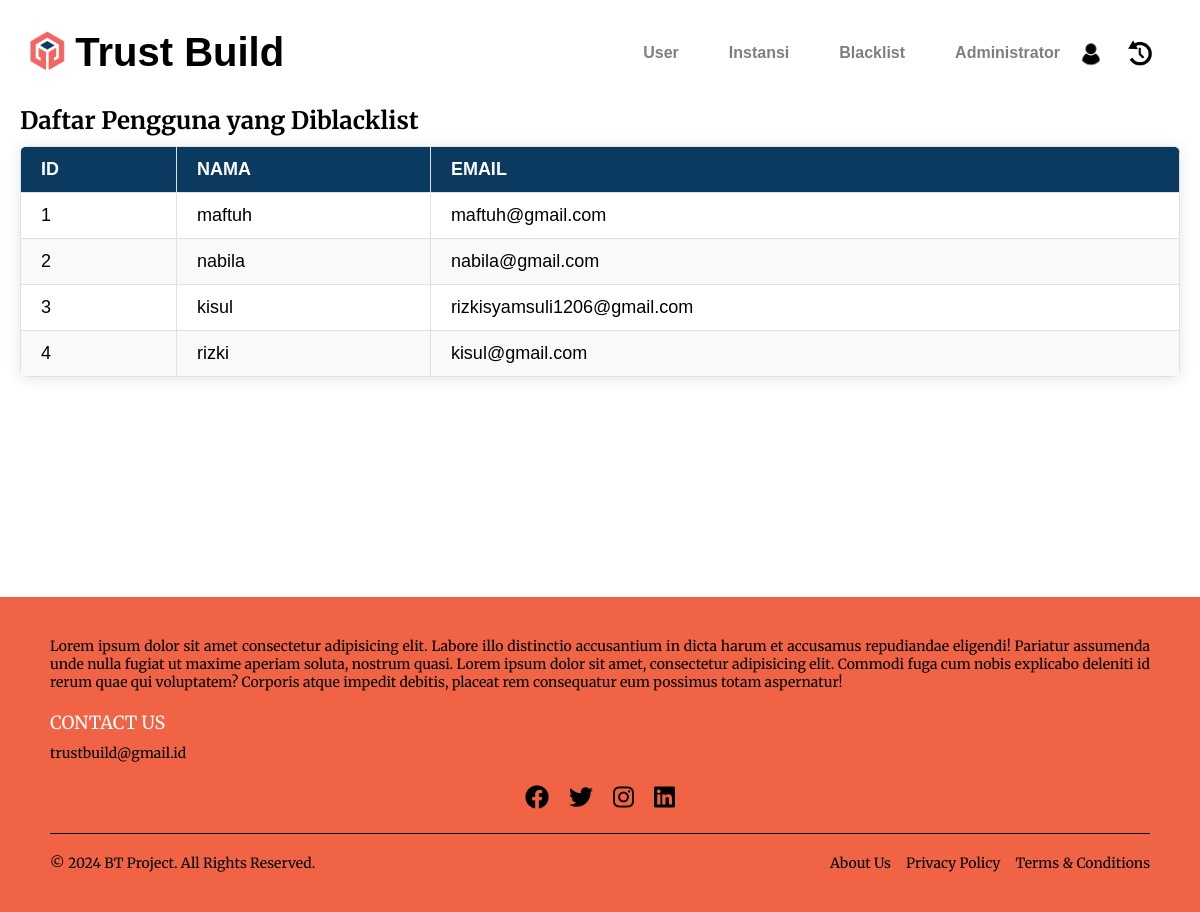
/blacklist.php, run on the app's committed database.
### tables this page shows
CREATE TABLE `users` (
  `id` int(11) NOT NULL,
  `username` varchar(50) NOT NULL,
  `email` varchar(50) NOT NULL,
  `password` varchar(250) NOT NULL,
  `gambar` varchar(200) NOT NULL
);

### db/functions.php (called while the page is built, shortened)
<?php
$connect = mysqli_connect("localhost", "root", "", "trustbuilder");
function query($query) {
    global $connect;
    $result = mysqli_query($connect, $query);
    $rows = [];
    while ($row = mysqli_fetch_assoc($result)) {
        $rows[] = $row;
    }
    return $rows;
}
?>

### blacklist.php (the view, shortened to what this page needs)
<?php
    require 'db/functions.php';
    $blacklist_result = query("SELECT users.id, users.username, users.email FROM blacklist JOIN users ON blacklist.id_user = users.id");
?>
<!DOCTYPE html>
<html lang="en">
<head>
    <link rel="stylesheet" href="css/style.css">
</head>
<body>
    <div class="header">
        <div class="header-left">
            <div class="header-logo">
                <img src="img/logo.png" alt="Logo">
            </div>
            <div class="header-title">
                <h1>Trust Build</h1>
            </div>
        </div>
        <div class="navbar">
            <ul class="nav-list">
                <li class="nav-item"><a href="a_dashboard.php">User</a></li>
                <li class="nav-item"><a href="a_company.php">Instansi</a></li>
                <li class="nav-item"><a href="blacklist.php">Blacklist</a></li>
                <li class="nav-item"><a href="profil.php">Administrator</a></li>
                <li class="nav-profil"><img src="img/profil.png" alt="Profile Picture"></li>
                <li class="nav-profil"><img src="img/iconhistory.png" alt="History Icon"></li>
            </ul>
        </div>
    </div>
    <div class="management">
        <h2 class="management-title">Daftar Pengguna yang Diblacklist</h2>
        <table class="user-table">
            <thead>
                <tr>
                    <th>ID</th>
                    <th>Nama</th>
                    <th>Email</th>
                </tr>
            </thead>
            <tbody>
                <?php $i = 1; ?>
                <?php foreach ($blacklist_result as $blacklisted_user) : ?>
                <tr>
                    <td><?php echo $i; ?></td>
                    <td><?php echo $blacklisted_user["username"]; ?></td>
                    <td><?php echo $blacklisted_user["email"]; ?></td>
                </tr>
                <?php $i++; ?>
                <?php endforeach; ?>
            </tbody>
        </table>
    </div>
    <br><br><br><br><br>
    <br><br><br><br><br>
    <?php require 'footer.php'?>
</body>
</html>

### css/style.css (style rules this page uses)
* { box-sizing: border-box; }
body, h1, h2, h3, h4, h5, h6, p, ul { margin: 0; padding: 0; }
body { font-family: 'Merriweather', serif; margin: 0; padding: 0; }
.header { display: flex; align-items: center; justify-content: space-between; padding: 30px 30px; background-color: white; border: none; }
.header-left { display: flex; align-items: center; }
.header-logo img { height: 40px; width: auto; }
.header-title { font-size: 20px; font-family: 'Montserrat', sans-serif; margin-left: 10px; }
.navbar { display: flex; align-items: center; }
.nav-list { display: flex; align-items: center; list-style: none; }
.nav-item { margin-left: 30px; }
.nav-item a { font-family: 'Montserrat', sans-serif; font-weight: bold; display: inline-block; text-decoration: none; color: black; opacity: 0.5; position: relative; padding: 10px; }
.nav-profil { display: flex; align-items: center; }
.nav-profil img { margin-right:10px; }
.nav-profil img { width: 40px; height: 40px; border-radius: 50%; }
.user-table { width: calc(100% - 40px); margin: 0 20px; border-collapse: collapse; font-size: 18px; font-family: 'Montserrat', sans-serif; box-shadow: 0 2px 15px rgba(0, 0, 0, 0.1); border-radius: 8px; overflow: hidden; margin-bottom: 20px; }
.user-table th, .user-table td { padding: 12px 20px; text-align: left; border: 1px solid #e0e0e0; }
.user-table th { background-color: #0A3A60; color: white; text-transform: uppercase; font-weight: 600; }
.user-table tbody tr { border-bottom: 1px solid #e0e0e0; transition: background-color 0.3s ease; }
.user-table tbody tr:nth-of-type(even) { background-color: #f9f9f9; }
.management-title { padding-left: 20px; padding-bottom: 10px; }

### data on the page
users: username "maftuh", email "maftuh@gmail.com"
users: username "nabila", email "nabila@gmail.com"
users: username "kisul", email "rizkisyamsuli1206@gmail.com"
users: username "rizki", email "kisul@gmail.com"
